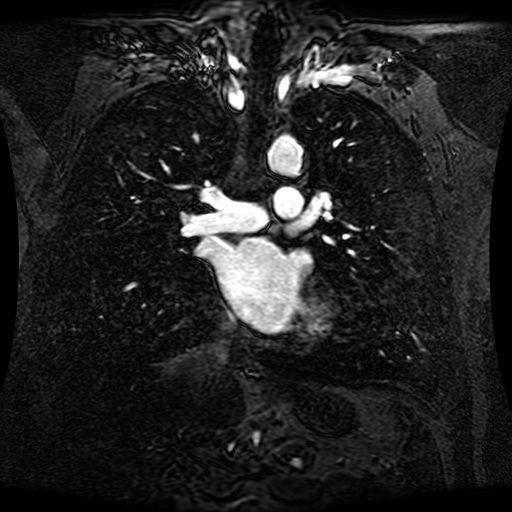
%> input picture Lab_10/p_15_2.jpg, 512 x 512 px
$ octave phg_lab_10_2.m   (GNU Octave 9; MATLAB toolbox functions it lacks are replaced by stand-ins)
%> lines starting %> are read from the running program, lines starting %| are printed output that depends on the picture; in (x1, y1, x2, y2) boxes, pixels count from 0 and x2, y2 are one past the last pixel; in counts of white or black regions, pixels touching at a corner belong together; the program's own positions count from 1
%% BIOENGENHARIA - LABORATORIO 09
%
% Aluno: Pedro Henrique Garcia Macedo - R.A.: 1829696

%%
clc
clear
clf

img = imread("p_15_2.jpg");
%> img is the input picture: size 512x512x3 uint8; min 0, max 255, mean 35.3
img_gray =  rgb2gray(img);
H = (1/9)*[1 1 1; 1 1 1; 1 1 1];
sharpened = imfilter(img_gray,H);
sharpened = histeq(sharpened)
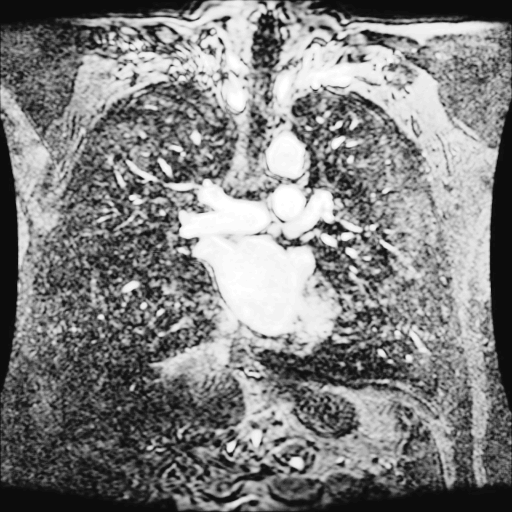
%> sharpened: size 512x512 uint8; min 12, max 255, mean 128.5

figure(1)
imshow(img)
figure(2)
imshow(sharpened)

limiar = 220;
sharpened = sharpened >= limiar;
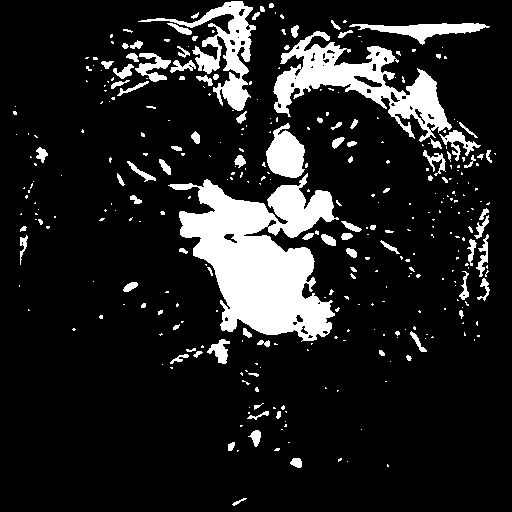
%> sharpened: size 512x512 logical; 13.6% white; 349 white regions (252 under 20 px), largest, box (x1, y1, x2, y2) and area: (168, 173, 339, 342) 15077, (273, 31, 452, 142) 6516, (138, 1, 256, 111) 3287


% algoritmo regi鉶 crescimento
se = strel('line', 10, 45)
img_abertura = imopen(sharpened,se);
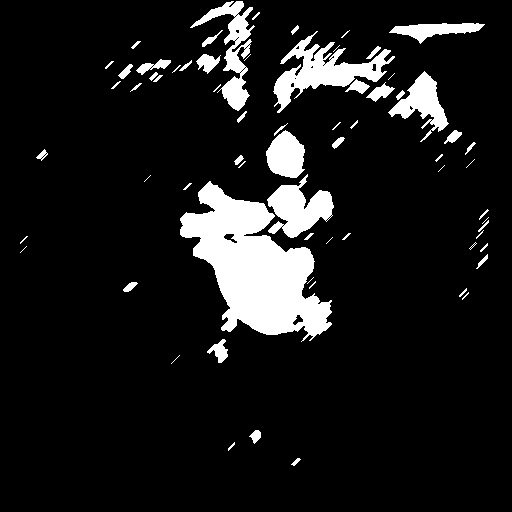
%> img_abertura: size 512x512 logical; 10.1% white; 67 white regions (21 under 20 px), largest, box (x1, y1, x2, y2) and area: (180, 181, 332, 342) 12177, (273, 31, 395, 113) 3226, (267, 174, 334, 238) 2258
figure(3)
imshow(img_abertura)

% bordas = edge(img_abertura,'sobel');
% figure(4)
% imshow(bordas);
filtro = uint8(img_abertura);
img_cor_destacado = img_gray.*filtro;
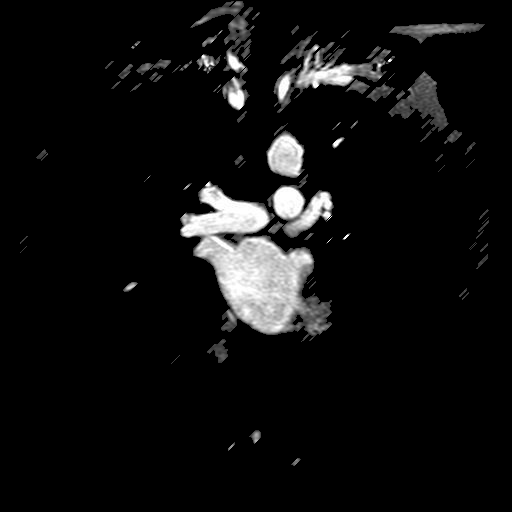
%> img_cor_destacado: size 512x512 uint8; min 0, max 255, mean 15.5
figure(4)
imshow(img_cor_destacado);

%
% title('Eliminando discos com  raio menor que 10')
% title('Filtro morfol骻ico de abertura 100x')
% title('Filtro de abertura com detec玢o de bordas sobel')

$ run again, with Lab_10/p_15_3.jpg copied over Lab_10/p_15_2.jpg
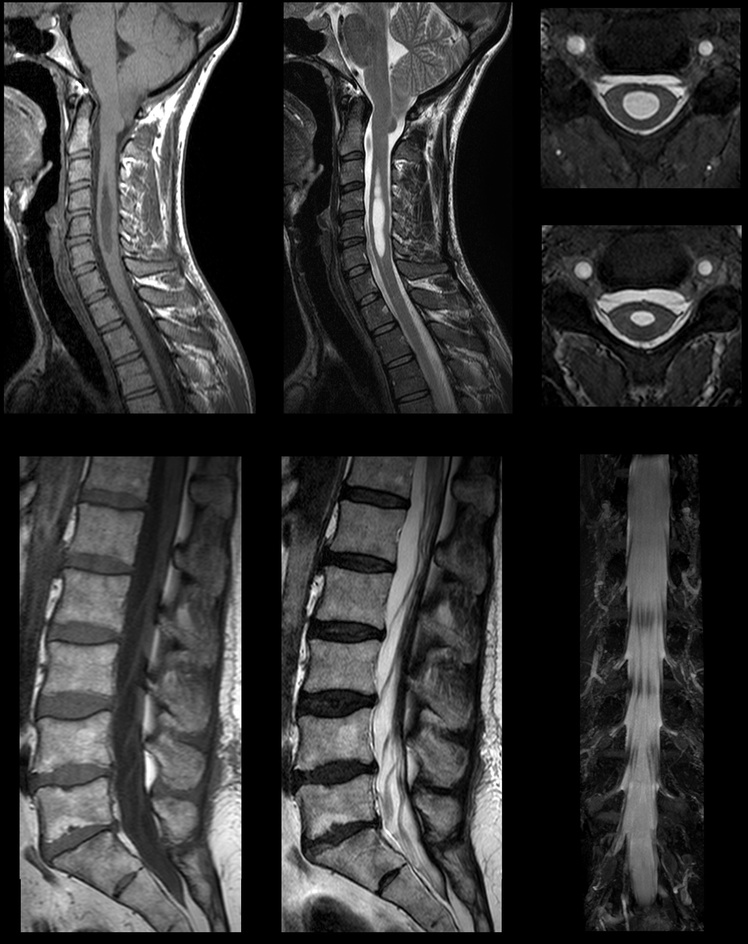
%> input picture Lab_10/p_15_3.jpg, 748 x 944 px, shrunk from 3170 x 4001 before the run
%> img is the input picture: size 944x748x3 uint8; min 0, max 255, mean 52.1
%> `sharpened = sharpened >= limiar;`:
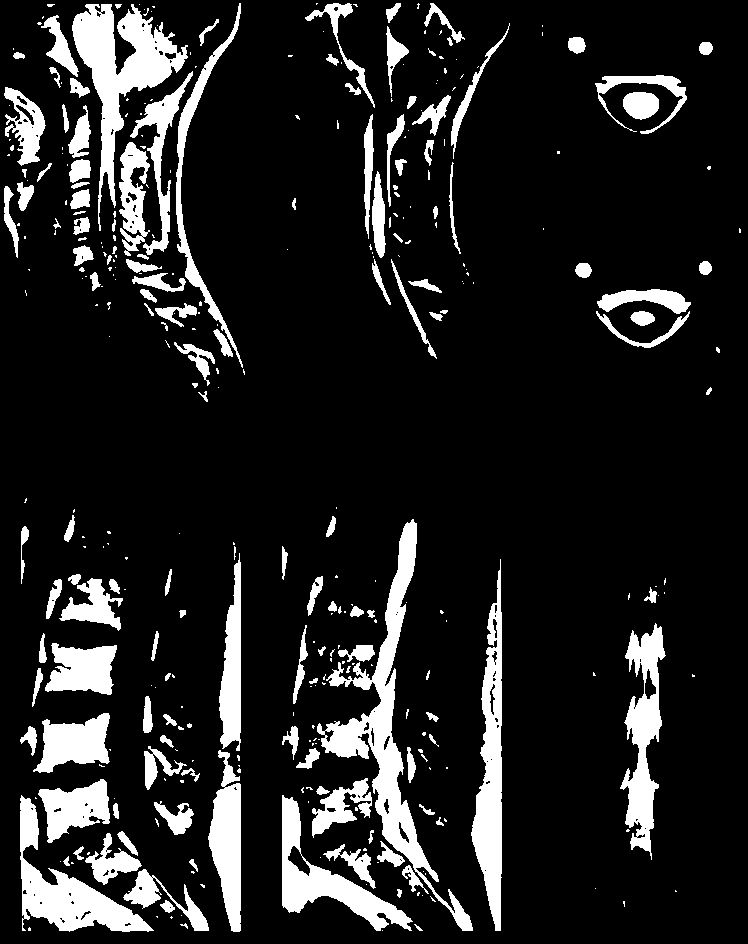
%> sharpened: size 944x748 logical; 13.4% white; 358 white regions (215 under 20 px), largest, box (x1, y1, x2, y2) and area: (317, 519, 473, 931) 9645, (72, 4, 188, 231) 7791, (471, 559, 502, 931) 5900
%> img_abertura: size 944x748 logical; 10.6% white; 157 white regions (23 under 20 px), largest, box (x1, y1, x2, y2) and area: (324, 519, 427, 870) 8039, (72, 4, 187, 177) 7100, (21, 862, 148, 932) 4433
%> `img_cor_destacado = img_gray.*filtro;`:
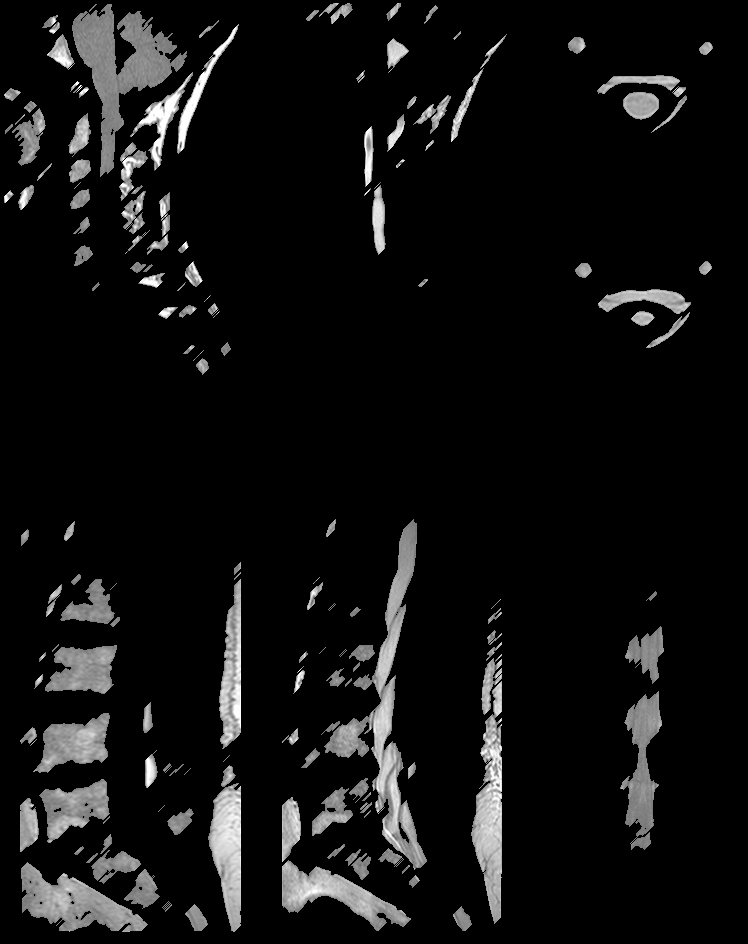
%> img_cor_destacado: size 944x748 uint8; min 0, max 255, mean 17.1

$ run again, with Lab_10/p_15_4.jpg copied over Lab_10/p_15_2.jpg
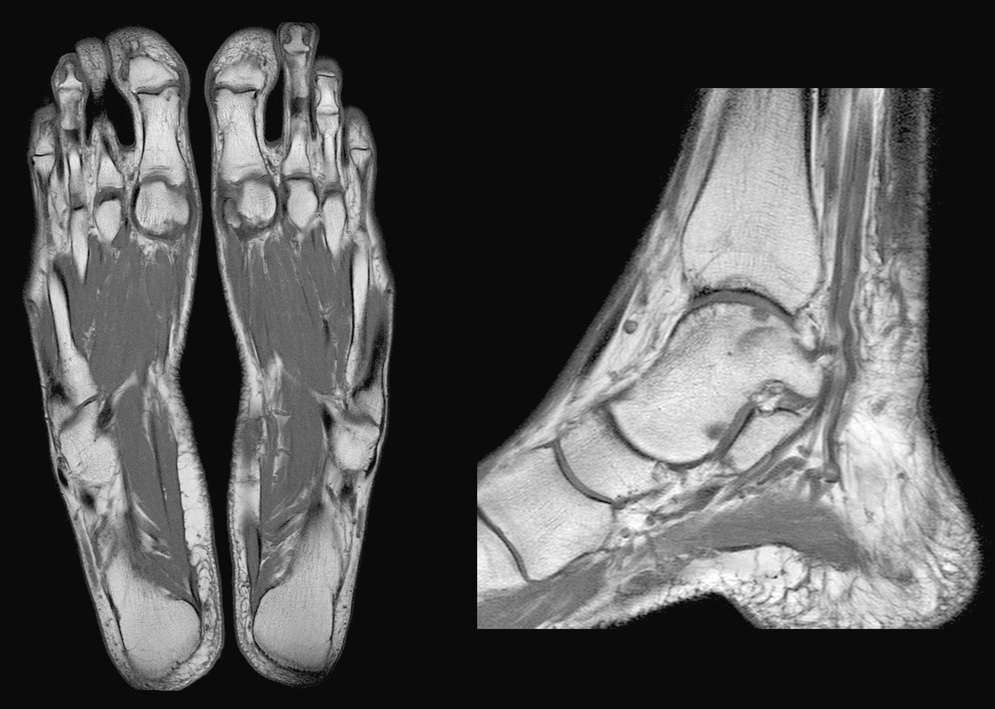
%> input picture Lab_10/p_15_4.jpg, 995 x 709 px, shrunk from 3084 x 2197 before the run
%> img is the input picture: size 709x995x3 uint8; min 1, max 255, mean 84.6
%> `sharpened = sharpened >= limiar;`:
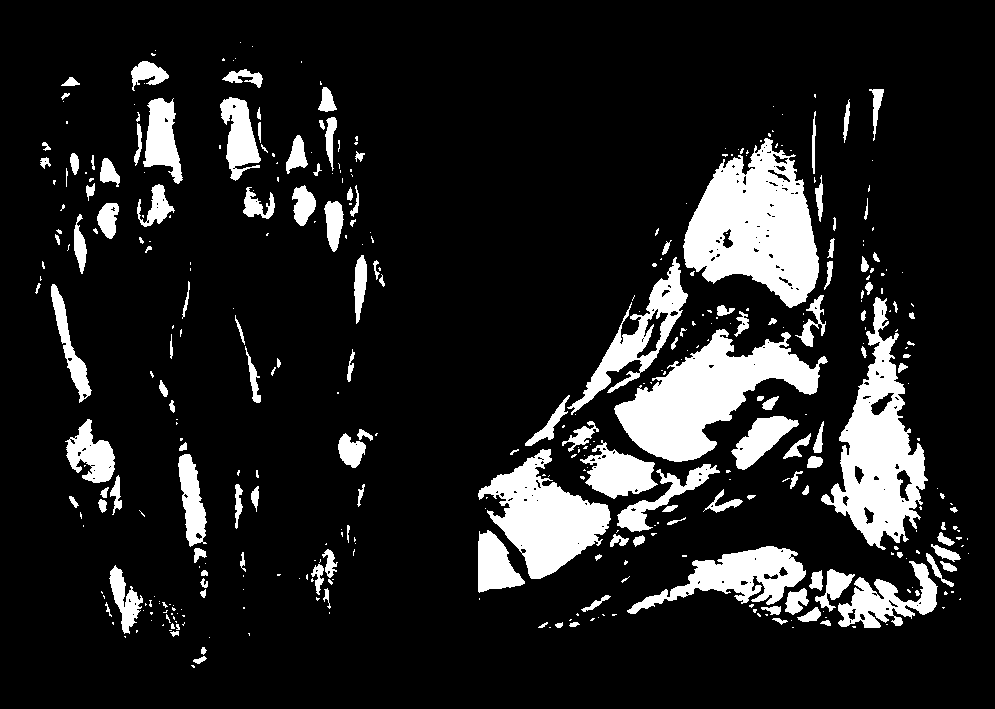
%> sharpened: size 709x995 logical; 13.4% white; 398 white regions (250 under 20 px), largest, box (x1, y1, x2, y2) and area: (683, 138, 819, 308) 13991, (614, 329, 828, 462) 12150, (821, 297, 928, 550) 11026
%> img_abertura: size 709x995 logical; 11.4% white; 129 white regions (23 under 20 px), largest, box (x1, y1, x2, y2) and area: (683, 139, 819, 308) 13293, (615, 329, 826, 462) 11718, (831, 334, 927, 546) 9788
%> `img_cor_destacado = img_gray.*filtro;`:
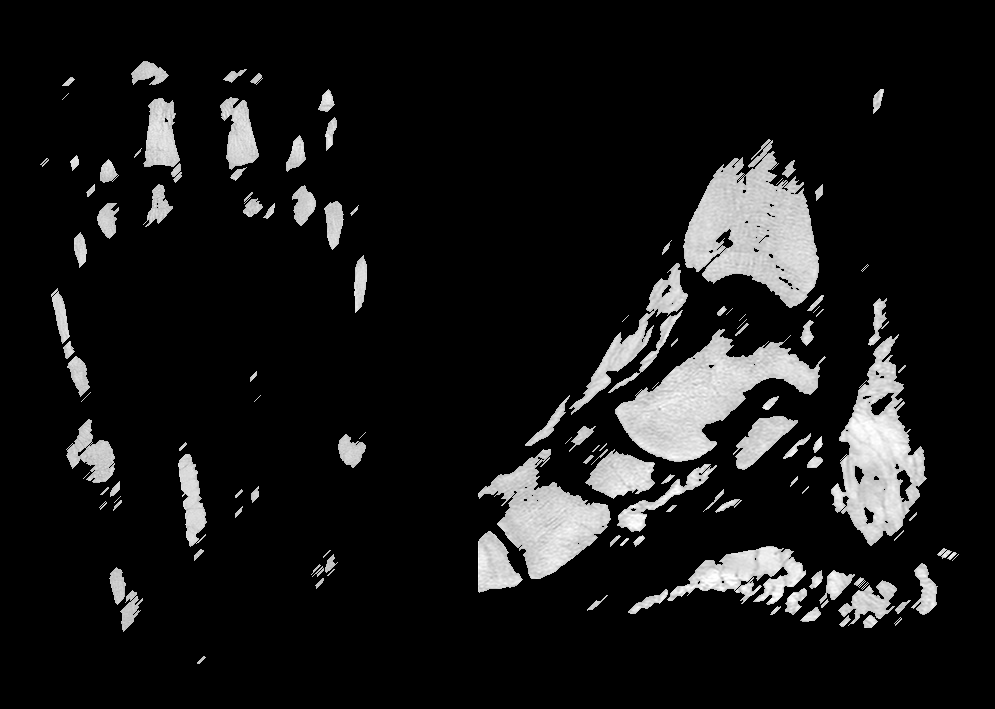
%> img_cor_destacado: size 709x995 uint8; min 0, max 255, mean 24
